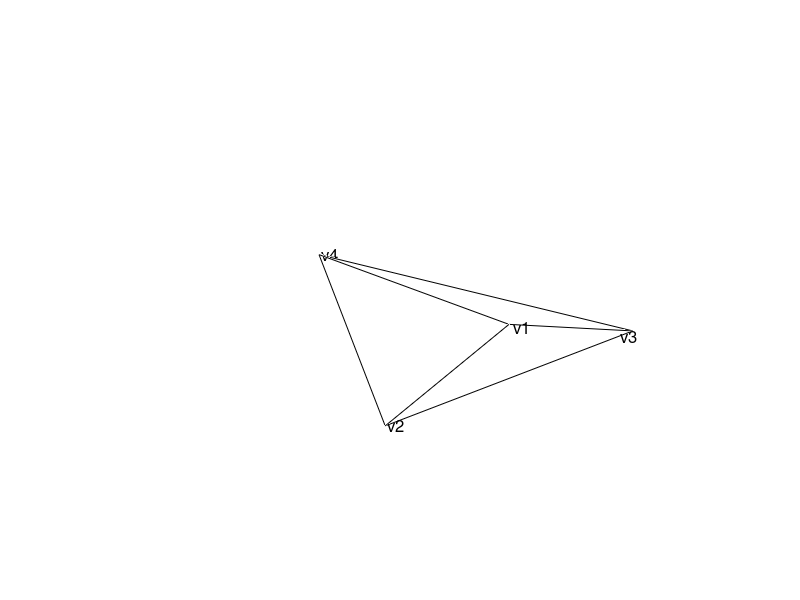

The MATLAB source for this figure:
clear;
clc;

X=[0,-1,1,0];
Y=[0,0,0,2];
Z=[0.4,0,0,0];

x=X(1:2);
y=Y(1:2);
z=Z(1:2);
plot3(x,y,z,'k');
hold on

x=X(1:2:3);
y=Y(1:2:3);
z=Z(1:2:3);
plot3(x,y,z,'k');

x=X(1:3:4);
y=Y(1:3:4);
z=Z(1:3:4);
plot3(x,y,z,'k');

x=X(2:3);
y=Y(2:3);
z=Z(2:3);
plot3(x,y,z,'k');

x=X(2:2:4);
y=Y(2:2:4);
z=Z(2:2:4);
plot3(x,y,z,'k');

x=X(3:4);
y=Y(3:4);
z=Z(3:4);
plot3(x,y,z,'k');

X=[X;Y;Z];

text(X(1,1),X(2,1)-0.05,X(3,1),'v1','FontSize',12)
text(X(1,2)+0.02,X(2,2),X(3,2),'v2','FontSize',12) 
text(X(1,3)-0.1,X(2,3),X(3,3),'v3','FontSize',12) 
text(X(1,4)+0.02,X(2,4),X(3,4),'v4','FontSize',12)

hold off
axis equal
axis off

print -depsc nonRegularTetrahedron2.eps